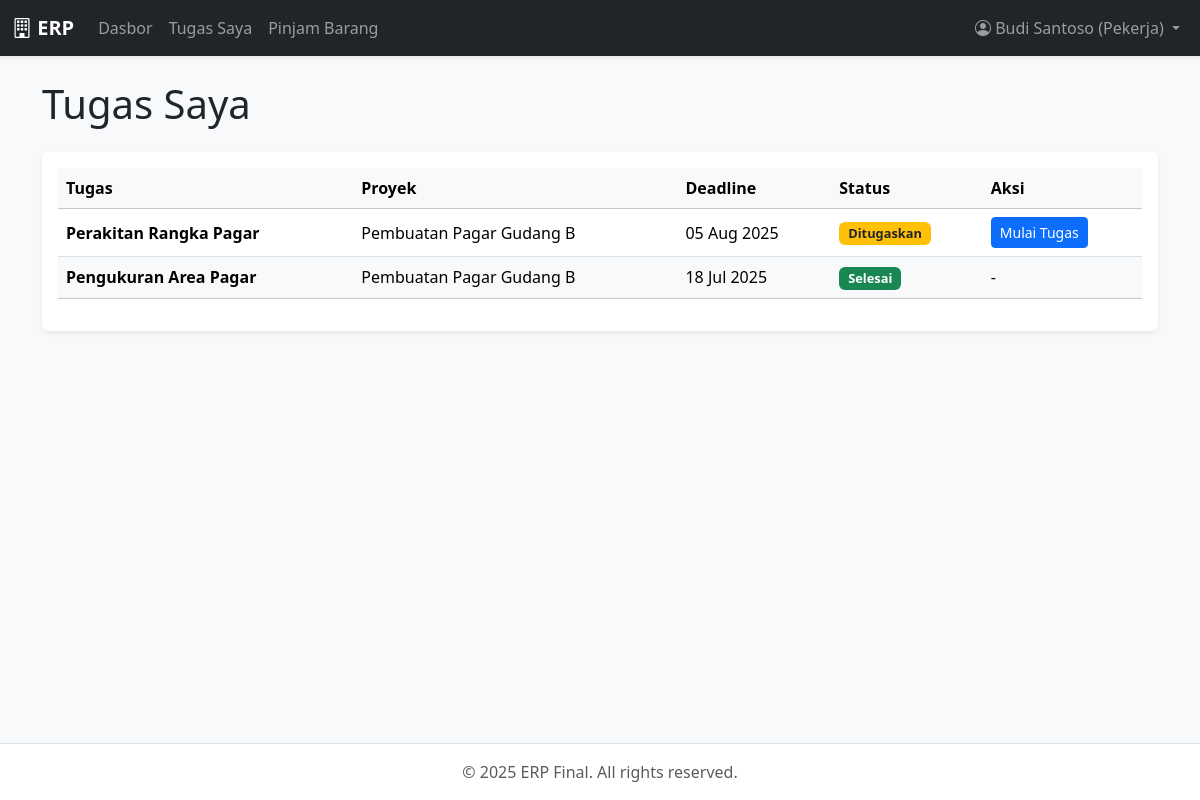
/worker/project/tugas.php (signed in), run on the app's committed database.
### tables this page shows
CREATE TABLE project_tasks (
        id INTEGER PRIMARY KEY AUTOINCREMENT,
        project_id INTEGER,
        user_id INTEGER, -- Pekerja yang ditugaskan
        nama_tugas VARCHAR(100),
        status VARCHAR(20) DEFAULT 'Ditugaskan',
        deadline DATE,
        tgl_selesai DATE -- Kolom baru untuk tanggal penyelesaian
    );

CREATE TABLE projects (
        id INTEGER PRIMARY KEY AUTOINCREMENT,
        nama_proyek VARCHAR(100) NOT NULL,
        deskripsi TEXT,
        total_budget REAL DEFAULT 0,
        status VARCHAR(20) DEFAULT 'Baru',
        tgl_mulai DATE,
        deadline DATE
    );

### worker/project/tugas.php (the view, shortened to what this page needs)
<?php
require_once __DIR__ . '/../../templates/header.php';
$user_id = $_SESSION['user_id'];
$tasks = $db->prepare("
    SELECT t.*, p.nama_proyek
    FROM project_tasks t
    JOIN projects p ON t.project_id = p.id
    WHERE t.user_id = ?
    ORDER BY CASE WHEN t.status = 'Selesai' THEN 1 ELSE 0 END, t.deadline ASC
");
$tasks->execute([$user_id]);
$my_tasks = $tasks->fetchAll();
?>
<main class="container mt-4">
    <h1 class="mb-4">Tugas Saya</h1>
    <div class="card shadow-sm"><div class="card-body"><div class="table-responsive">
        <table class="table table-hover align-middle">
            <thead class="table-light"><tr><th>Tugas</th><th>Proyek</th><th>Deadline</th><th>Status</th><th>Aksi</th></tr></thead>
            <tbody>
                <?php if(empty($my_tasks)): ?>
                    <tr><td colspan="5" class="text-center">Tidak ada tugas untuk Anda.</td></tr>
                <?php else: ?>
                    <?php foreach ($my_tasks as $t): ?>
                    <tr class="<?= $t['status'] == 'Selesai' ? 'table-light text-muted' : '' ?>">
                        <td><strong><?= htmlspecialchars($t['nama_tugas']) ?></strong></td>
                        <td><?= htmlspecialchars($t['nama_proyek']) ?></td>
                        <td><?= date('d M Y', strtotime($t['deadline'])) ?></td>
                        <td><span class="badge status-badge bg-<?= $t['status'] == 'Selesai' ? 'success' : ($t['status'] == 'Berjalan' ? 'primary' : 'warning text-dark') ?>"><?= $t['status'] ?></span></td>
                        <td>
                            <?php if ($t['status'] == 'Ditugaskan'): ?>
                                <a href="?action=start&task_id=<?= $t['id'] ?>" class="btn btn-primary btn-sm">Mulai Tugas</a>
                            <?php elseif ($t['status'] == 'Berjalan'): ?>
                                <a href="?action=complete&task_id=<?= $t['id'] ?>" class="btn btn-success btn-sm" onclick="return confirm('Apakah Anda yakin ingin menandai tugas ini selesai?')">
                                    <i class="bi bi-check2-circle"></i> Selesaikan
                                </a>
                            <?php else: ?>
                                -
                            <?php endif; ?>
                        </td>
                    </tr>
                    <?php endforeach; ?>
                <?php endif; ?>
            </tbody>
        </table>
    </div></div></div>
</main>
<?php require_once __DIR__ . '/../../templates/footer.php'; ?>

### style.css (style rules this page uses)
body { background-color: #f0f2f5; }
.card { border: none; }
.status-badge { font-size: 0.8em; padding: 0.4em 0.7em; font-weight: 600; }

### data on the page
project_tasks: nama_tugas "Perakitan Rangka Pagar", project.nama_proyek "Pembuatan Pagar Gudang B", deadline "05 Aug 2025", status "Ditugaskan"
project_tasks: nama_tugas "Pengukuran Area Pagar", project.nama_proyek "Pembuatan Pagar Gudang B", deadline "18 Jul 2025", status "Selesai"

### other printed values
$_SESSION['user_name'] "Budi Santoso"
$_SESSION['user_role'] "Pekerja"
